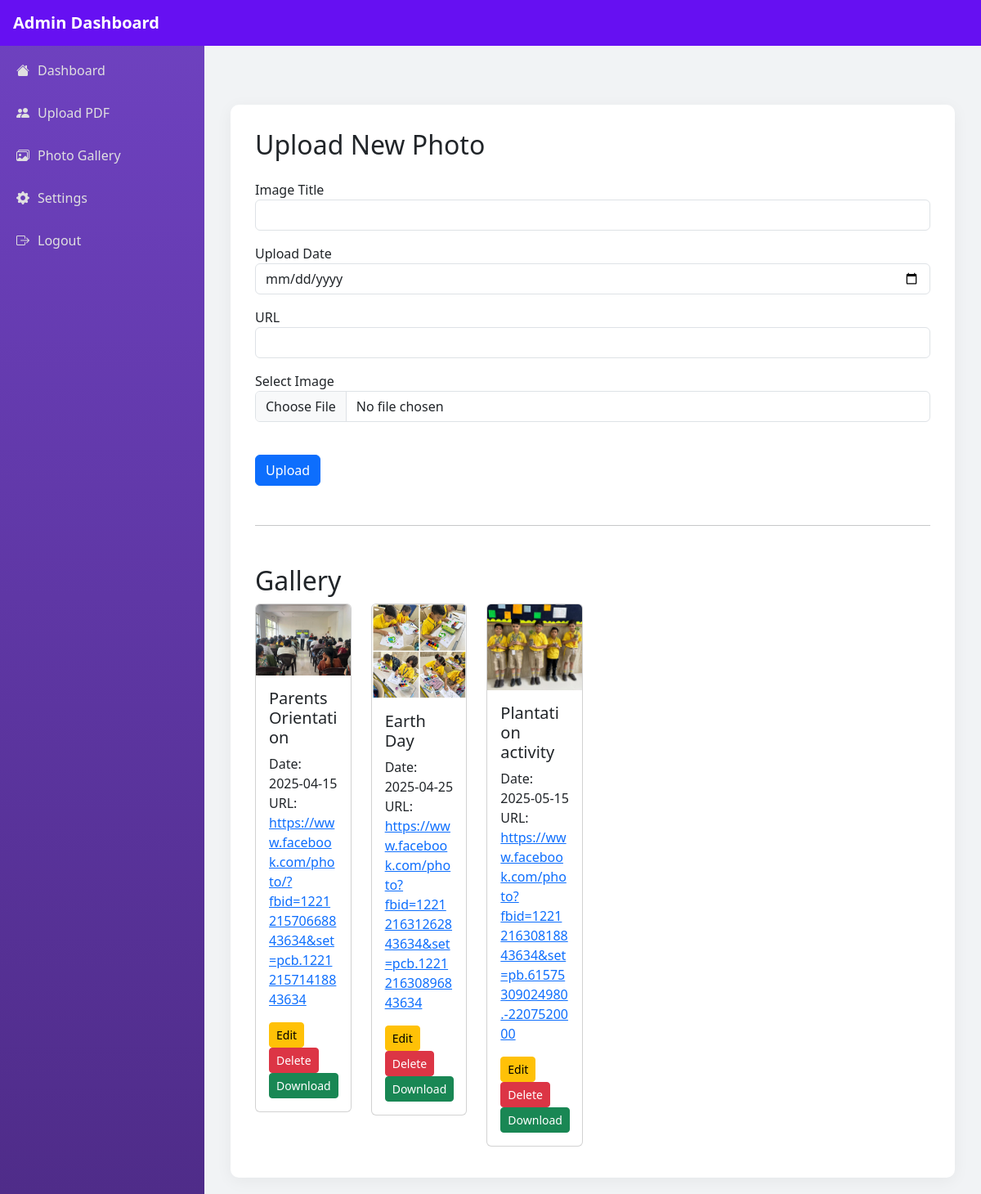
/admin-panel/gallery/index.php, run on the app's committed database.
### tables this page shows
CREATE TABLE `photos` (
  `id` int(11) NOT NULL,
  `title` varchar(255) DEFAULT NULL,
  `upload_date` date DEFAULT NULL,
  `url` varchar(255) DEFAULT NULL,
  `image` varchar(255) DEFAULT NULL
);

### admin-panel/gallery/index.php (the view, shortened to what this page needs)
<?php include('../web/header.php'); ?>
<?php include('../web/aside.php'); ?>
<?php include('../web/navbar.php'); ?>
<link href="https://cdn.jsdelivr.net/npm/bootstrap@5.3.3/dist/css/bootstrap.min.css" rel="stylesheet">
<link href="https://cdn.jsdelivr.net/npm/bootstrap-icons@1.11.3/font/bootstrap-icons.css" rel="stylesheet">
<link href="../assets/css/font-awesome.css" rel="stylesheet">
<link href="../assets/css/style.css" rel="stylesheet">
<div class="main-content">
    <div class="container-fluid pt-5">
        <div class="content-box">
            <?php include '../db.php'; ?>
                <h2 class="mb-4">Upload New Photo</h2>
                <form method="POST" action="upload.php" enctype="multipart/form-data">
                    <div class="mb-3">
                        <label>Image Title</label>
                        <input type="text" name="title" class="form-control" required>
                    </div>
                    <div class="mb-3">
                        <label>Upload Date</label>
                        <input type="date" name="upload_date" class="form-control" required>
                    </div>
                    <div class="mb-3">
                        <label>URL</label>
                        <input type="url" name="url" class="form-control" required>
                    </div>
                    <div class="mb-3">
                        <label>Select Image</label>
                        <input type="file" name="image" class="form-control" accept="image/*" onchange="previewImage(event)" required>
                    </div>
                    <button type="submit" class="btn btn-primary">Upload</button>
                </form>
                <hr class="my-5">
                <h2>Gallery</h2>
                <div class="row">
                    <?php
                    $result = $conn->query("SELECT * FROM photos ORDER BY id DESC");
                    while ($row = $result->fetch_assoc()) {
                    ?>
                        <div class="col-md-2 mb-2">
                            <div class="card">
                                <img src="uploads/<?php echo $row['image']; ?>" class="card-img-top" alt="">
                                <div class="card-body">
                                    <h5 class="card-title"><?php echo $row['title']; ?></h5>
                                    <p class="card-text">
                                        Date: <?php echo $row['upload_date']; ?><br>
                                        URL: <a href="<?php echo $row['url']; ?>" target="_blank"><?php echo $row['url']; ?></a>
                                    </p>
                                    <a href="edit.php?id=<?php echo $row['id']; ?>" class="btn btn-warning btn-sm">Edit</a>
                                    <a href="delete.php?id=<?php echo $row['id']; ?>" class="btn btn-danger btn-sm" onclick="return confirm('Are you sure?')">Delete</a>
                                    <a href="uploads/<?php echo $row['image']; ?>" download class="btn btn-success btn-sm">Download</a>
                                </div>
                            </div>
                        </div>
                    <?php } ?>
                </div>
        </div>
    </div>
</div>
<?php include('../web/footer.php'); ?>

### admin-panel/assets/css/style.css (style rules this page uses)
.main-content { margin-left: 0; padding: 20px; transition: margin-left 0.3s ease; padding-top: 80px; }
@media (min-width: 768px) { .main-content { margin-left: 250px; } }
.content-box { background: #fff; border-radius: 10px; padding: 30px; box-shadow: 0 4px 20px rgba(0, 0, 0, 0.05); }

### data on the page
photos: image (picture), title "Parents Orientation", upload_date "2025-04-15", url "https://www.facebook.com/photo/?fbid=122121570668843634&set=pcb.122121571418843634"
photos: image (picture), title "Earth Day", upload_date "2025-04-25", url "https://www.facebook.com/photo?fbid=122121631262843634&set=pcb.122121630896843634"
photos: image (picture), title "Plantation activity", upload_date "2025-05-15", url "https://www.facebook.com/photo?fbid=122121630818843634&set=pb.61575309024980.-2207520000"
